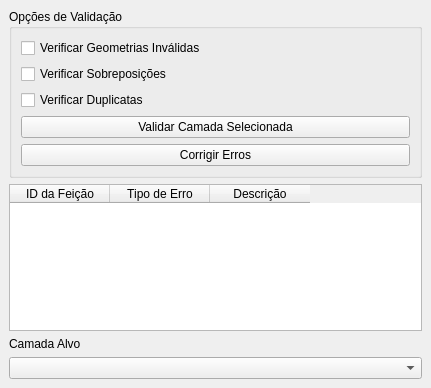
<?xml version="1.0" encoding="UTF-8"?>
<ui version="4.0">
 <class>ValidaGeoDockWidgetBase</class>
 <widget class="QDockWidget" name="ValidaGeoDockWidgetBase">
  <property name="geometry">
   <rect>
    <x>0</x>
    <y>0</y>
    <width>431</width>
    <height>388</height>
   </rect>
  </property>
  <property name="windowTitle">
   <string>Limpeza e Validação Inteligente</string>
  </property>
  <widget class="QWidget" name="dockWidgetContents">
   <layout class="QVBoxLayout" name="verticalLayout">
    <item>
     <widget class="QGroupBox" name="validationGroupBox">
      <property name="title">
       <string>Opções de Validação</string>
      </property>
      <layout class="QVBoxLayout" name="verticalLayout_2">
       <item>
        <widget class="QCheckBox" name="geometryCheckBox">
         <property name="text">
          <string>Verificar Geometrias Inválidas</string>
         </property>
        </widget>
       </item>
       <item>
        <widget class="QCheckBox" name="overlapsCheckBox">
         <property name="text">
          <string>Verificar Sobreposições</string>
         </property>
        </widget>
       </item>
       <item>
        <widget class="QCheckBox" name="duplicatesCheckBox">
         <property name="text">
          <string>Verificar Duplicatas</string>
         </property>
        </widget>
       </item>
       <item>
        <widget class="QPushButton" name="validateButton">
         <property name="text">
          <string>Validar Camada Selecionada</string>
         </property>
        </widget>
       </item>
       <item>
        <widget class="QPushButton" name="correctAllButton">
         <property name="text">
          <string>Corrigir Erros</string>
         </property>
        </widget>
       </item>
      </layout>
     </widget>
    </item>
    <item>
     <widget class="QTableWidget" name="errorsTableWidget">
      <column>
       <property name="text">
        <string>ID da Feição</string>
       </property>
      </column>
      <column>
       <property name="text">
        <string>Tipo de Erro</string>
       </property>
      </column>
      <column>
       <property name="text">
        <string>Descrição</string>
       </property>
      </column>
     </widget>
    </item>
    <item>
     <widget class="QLabel" name="label_2">
      <property name="text">
       <string>Camada Alvo</string>
      </property>
     </widget>
    </item>
    <item>
     <widget class="QComboBox" name="layerComboBox"/>
    </item>
   </layout>
  </widget>
 </widget>
 <resources/>
 <connections/>
</ui>
